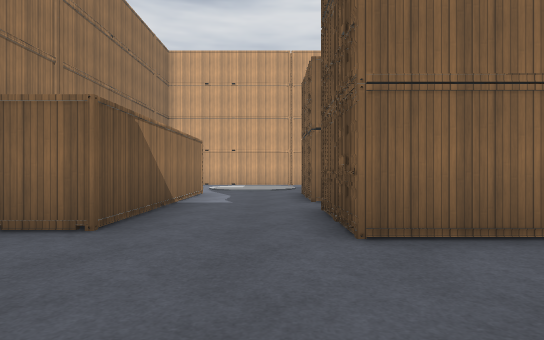
view 1 (above)

21 first-person views from a walk through a level from a Godot 3-D game. The camera is 1.3 m above the floor, looks level and sees 75° across. The floor is counted in squares, 2 m on a side. Each view is taken from the middle of a square. On the plan, view 1 faces up. The plan holds only what a view shows up to about 10 squares ahead; the rest is blank. The place goes on beyond the plan. Surface patterns are stand-ins for the level's own textures.

view 2
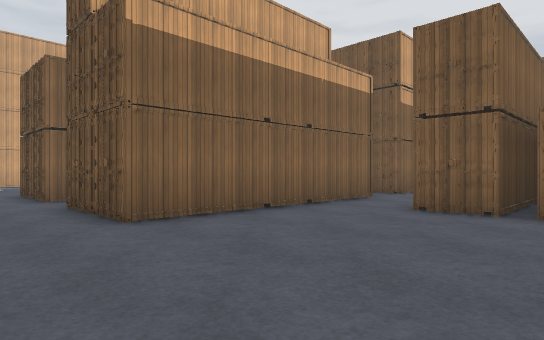

view 3
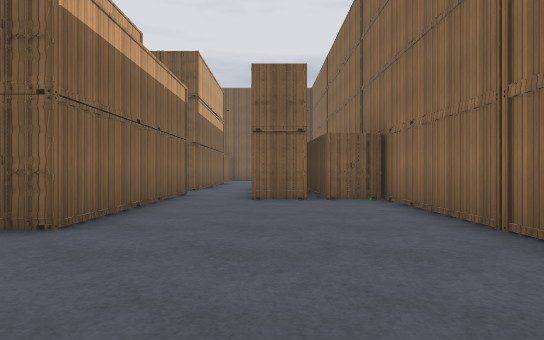

view 4
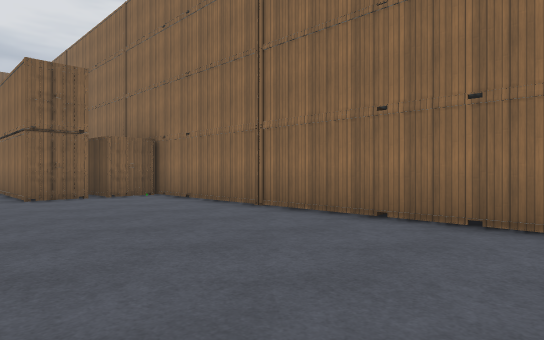

view 5
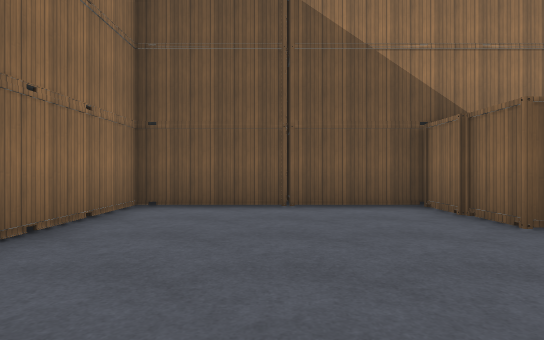

view 6
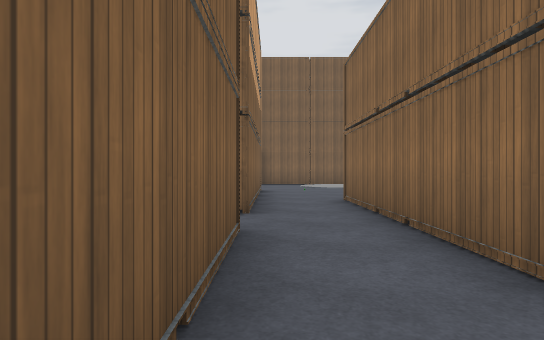

view 7
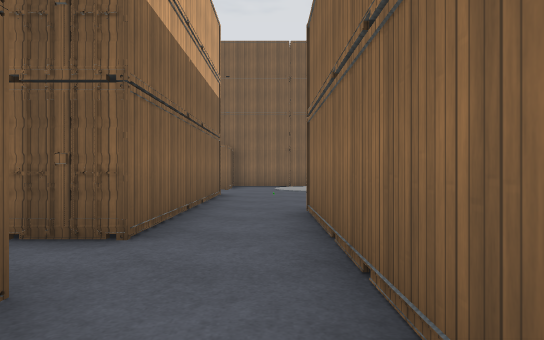

view 8
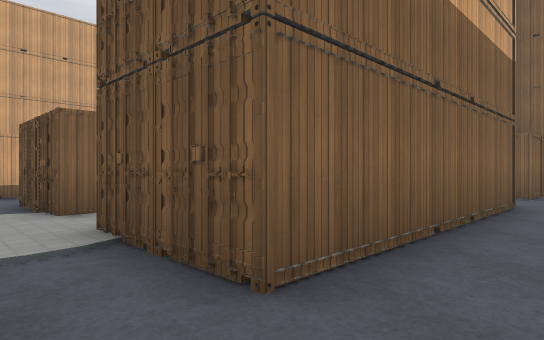

view 9
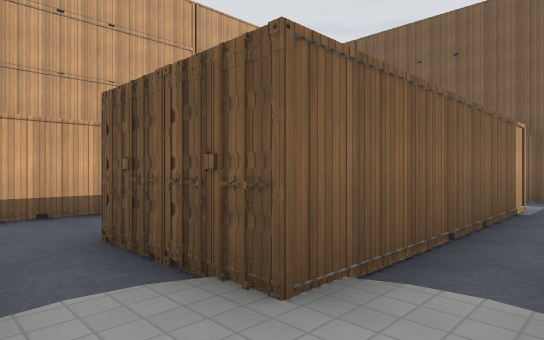

view 10
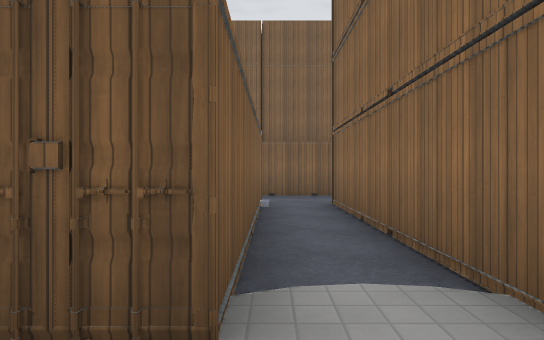

view 11
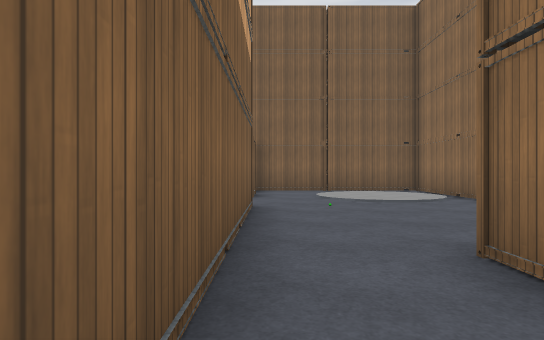

view 12
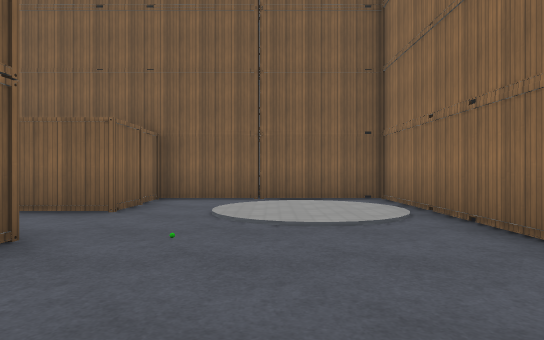

view 13
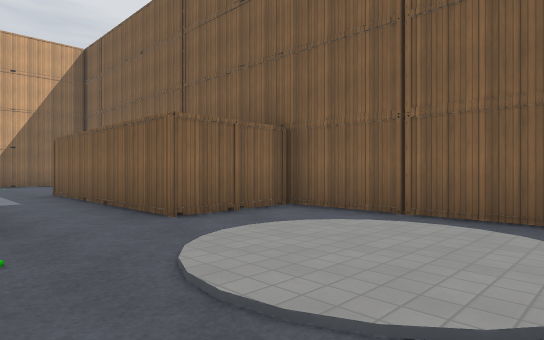

view 14
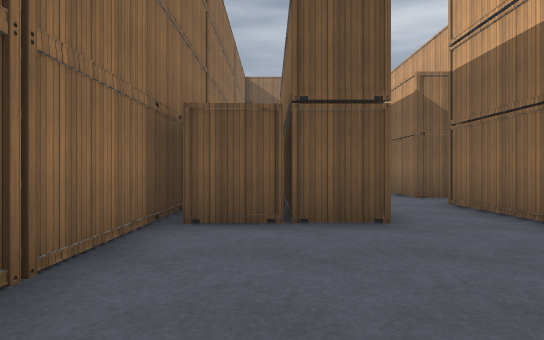

view 15
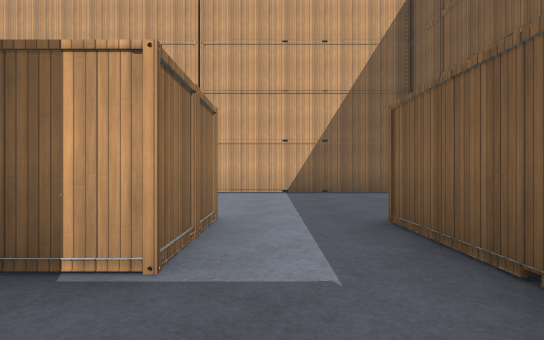

view 16
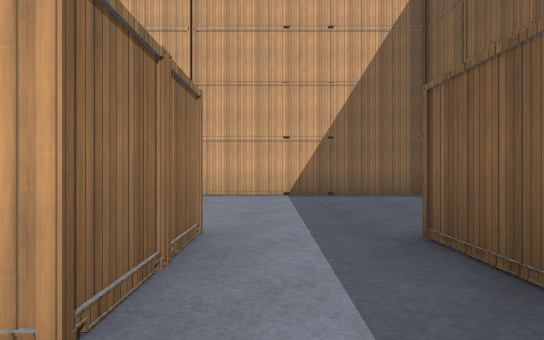

view 17
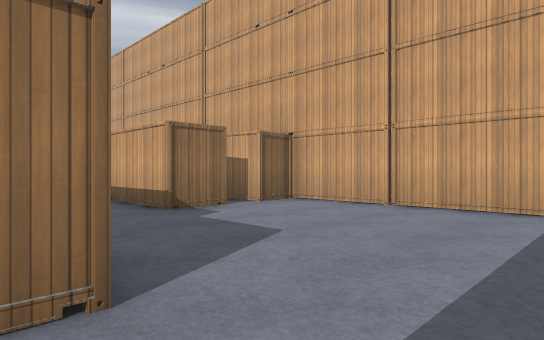

view 18
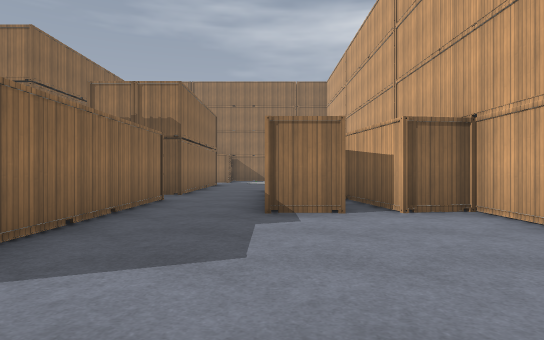

view 19
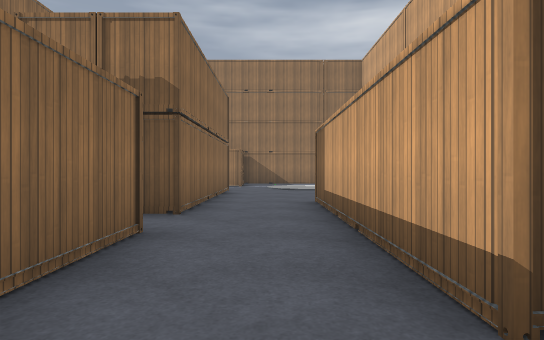

view 20
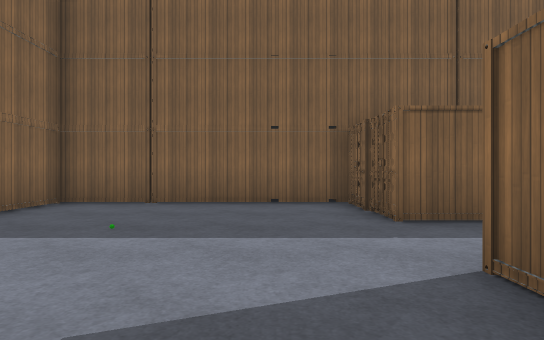

view 21
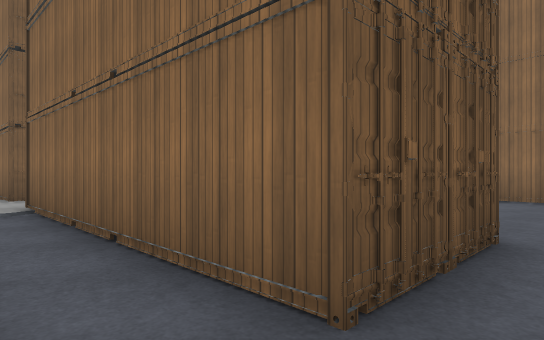

### Floor plan
Key: @ floor where view 1 was taken; # wall or solid block; . floor; / step, stairs or slope.
Columns run from 5 left of view 1 to 19 right of it. Each row starts with its distance up from view 1.
 16                ##########
 15                #////////#
 14              ###........#
 13              ###........#
 12        ...######........#
 11       ..................#
 10    .....................#
  9    #..######..######..###
  8    #..#     ..######..#
  7    #..////  ..//////..#
  6    #../............/..#
  5    #..######..######..#
  4 ####..######..######..###
  3 #.......................#
  2 #.......................#
  1 #.........######........#
  0 #....@......####........#
 -1 #.........###  #........#
 -2 ###########    ##########

Where each view was taken, in squares from view 1:
view 1: 0 up, 0 right, facing up
view 2: 1 down, 1 left, facing up-right
view 3: 1 up, 3 left, facing right
view 4: 3 up, 4 left, facing down-right
view 5: 1 up, 2 right, facing left
view 6: 3 up, 3 right, facing right
view 7: 2 up, 5 right, facing right
view 8: 2 up, 7 right, facing up-right
view 9: 6 up, 7 right, facing up-right
view 10: 7 up, 7 right, facing right
view 11: 3 up, 8 right, facing right
view 12: 1 up, 11 right, facing right
view 13: 1 down, 14 right, facing up-right
view 14: 0 up, 15 right, facing left
view 15: 5 up, 15 right, facing up
view 16: 6 up, 15 right, facing up
view 17: 9 up, 16 right, facing up-left
view 18: 12 up, 16 right, facing left
view 19: 11 up, 12 right, facing left
view 20: 11 up, 12 right, facing right
view 21: 7 up, 0 right, facing down-right
